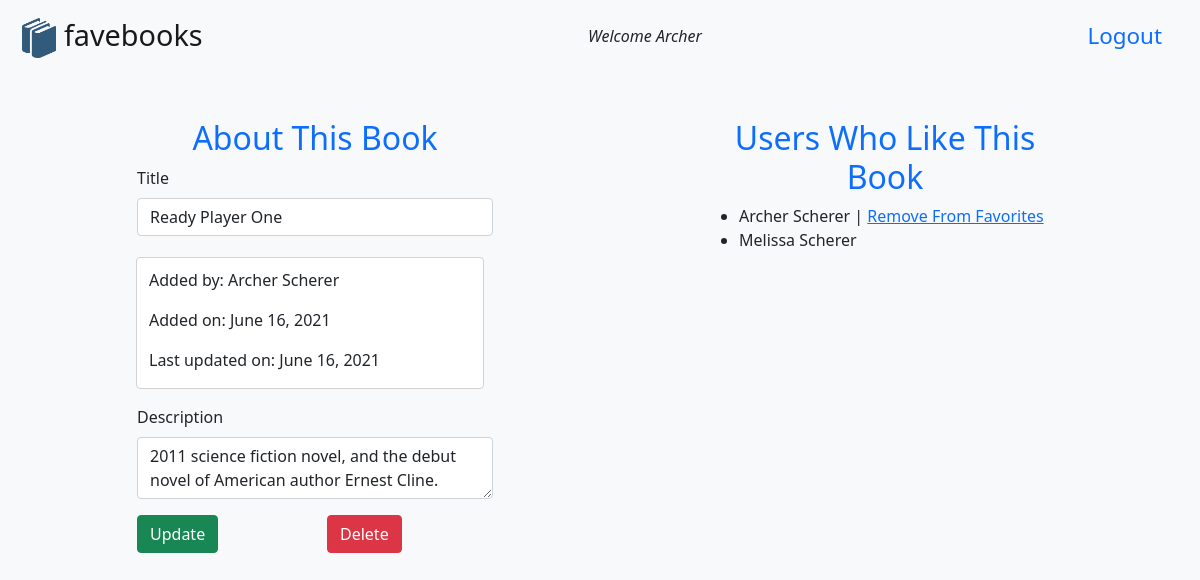
Screenshot of /books/1 (signed in) with the database file from the repository.
### log_reg_app/models.py (models this page shows)
class User(models.Model):
    first_name = models.CharField(max_length= 45)
    last_name = models.CharField(max_length= 45)
    email = models.CharField(max_length= 255)
    password = models.CharField(max_length= 45)
    created_at = models.DateTimeField(auto_now_add=True)
    updated_at = models.DateTimeField(auto_now=True)
    objects = UserManager()

class Book(models.Model):
    title = models.CharField(max_length= 255)
    desc = models.TextField()
    created_at = models.DateTimeField(auto_now_add=True)
    updated_at = models.DateTimeField(auto_now=True)
    uploaded_by = models.ForeignKey(User, related_name="books_uploaded", on_delete = models.CASCADE)
    users_who_like = models.ManyToManyField(User, related_name="liked_books")
    objects = BookManager()

### log_reg_app/views.py (the view)
# urls.py: path('books/<int:book_id>', views.info),
def info(request,book_id):
    this_book = Book.objects.get(id=book_id)
    this_user = User.objects.get(id=request.session['user_id'])
    context = {
        'this_book': this_book,
        'this_user': this_user
    }
    if this_book.uploaded_by.id == this_user.id:
        return render(request, 'edit.html', context)
    else:
        return render(request, 'show.html', context)

### log_reg_app/templates/edit.html (shortened to what this page needs)
<!DOCTYPE html>
<html lang="en">
<head>
    {% load static%}
    <link href="https://cdn.jsdelivr.net/npm/bootstrap@5.0.1/dist/css/bootstrap.min.css" rel="stylesheet">
    <link rel="stylesheet" href="{% static 'css/style.css' %}">
</head>
<body class="container bg-light">
    <nav class=" col-12 navbar navbar-light bg-light justify-content-between">
        <a class="navbar-brand app-small" href="/books"><img class="small-book" src="/static/img/book.png" alt="Book Icon"> favebooks</a>
        <div class="welcome">Welcome {{this_user.first_name}}</div>
        <a class="nav-link logout" href="/user/logout">Logout</a>
    </nav>
    <div class="col-12 mt-5">
        <div class="row">
            <div class="col-4 offset-1 mb-3">
                <h2 class="form-label text-center text-primary">About This Book</h2>
                <form action="/books/{{this_book.id}}/update" method="POST" class="row">
                    <div class="col-md-12 mb-3">
                        <label for="title" class="form-label">Title</label>
                        <input type="text" class="form-control" name="title" value="{{this_book.title}}">
                    </div>
                    <div class="col-md-11 mb-3 book-box-edit">
                        <div class="col-md-12 mb-3 form-label"> Added by: {{this_book.uploaded_by.first_name}} {{this_book.uploaded_by.last_name}}</div>
                        <div class="col-md-12 mb-3 form-label"> Added on: {{this_book.created_at|date}}</div>
                        <div class="col-md-12 mb-3 form-label"> Last updated on: {{this_book.updated_at|date}}</div>
                    </div>
                    <div class="col-md-12 mb-3">
                        <label for="description" class="form-label">Description</label>
                        <textarea type="text" class="form-control" name="description">{{this_book.desc}}</textarea>
                    </div>
                    <div class="col-6 mb-3">
                        <button type="submit" class="btn btn-success">Update</button>
                    </div>
                    <div class="col-6 mb-3">
                        <a href="books/{{this_book.id}}/delete" class="btn btn-danger">Delete</a>
                    </div>
                </form>
            </div>
            <div class="col-4 offset-2 mb-3">
                <h2 class="text-center text-primary">Users Who Like This Book</h2>
                <ul col-12>
                    {% for user in this_book.users_who_like.all %}
                        <li>{{user.first_name}} {{user.last_name}}
                            {%if user == this_user and this_user in this_book.users_who_like.all %}
                            <span> | </span><a href="/books/{{this_book.id}}/unfavorite">Remove From Favorites</a>
                            {%endif%}
                        </li>
                    {% endfor %}
                </ul>
            </div>
        </div>
    </div>
</body>
</html>

### log_reg_app/static/css/style.css (style rules this page uses)
.small-book { height: 40px; width: auto; vertical-align: middle; }
.app-small { font-size: 1.8em; vertical-align: middle; font-weight: 500; margin-left: -20px; }
.welcome { font-style: italic; }
.logout { margin-right: -20px; font-size: 1.4em; }
.book-box-edit { border: 1px lightgrey solid; border-radius: 4px; background-color: rgb(255,255,255); margin: 5px 0px 0px 11px; padding-top: 10px; }

### rows the page displays
User: first_name "Archer", last_name "Scherer"
Book: title "Ready Player One", uploaded_by.first_name "Archer", uploaded_by.last_name "Scherer", created_at "June 16, 2021", updated_at "June 16, 2021", description "2011 science fiction novel, and the debut novel of American author Ernest Cline."
User: first_name "Melissa", last_name "Scherer"
